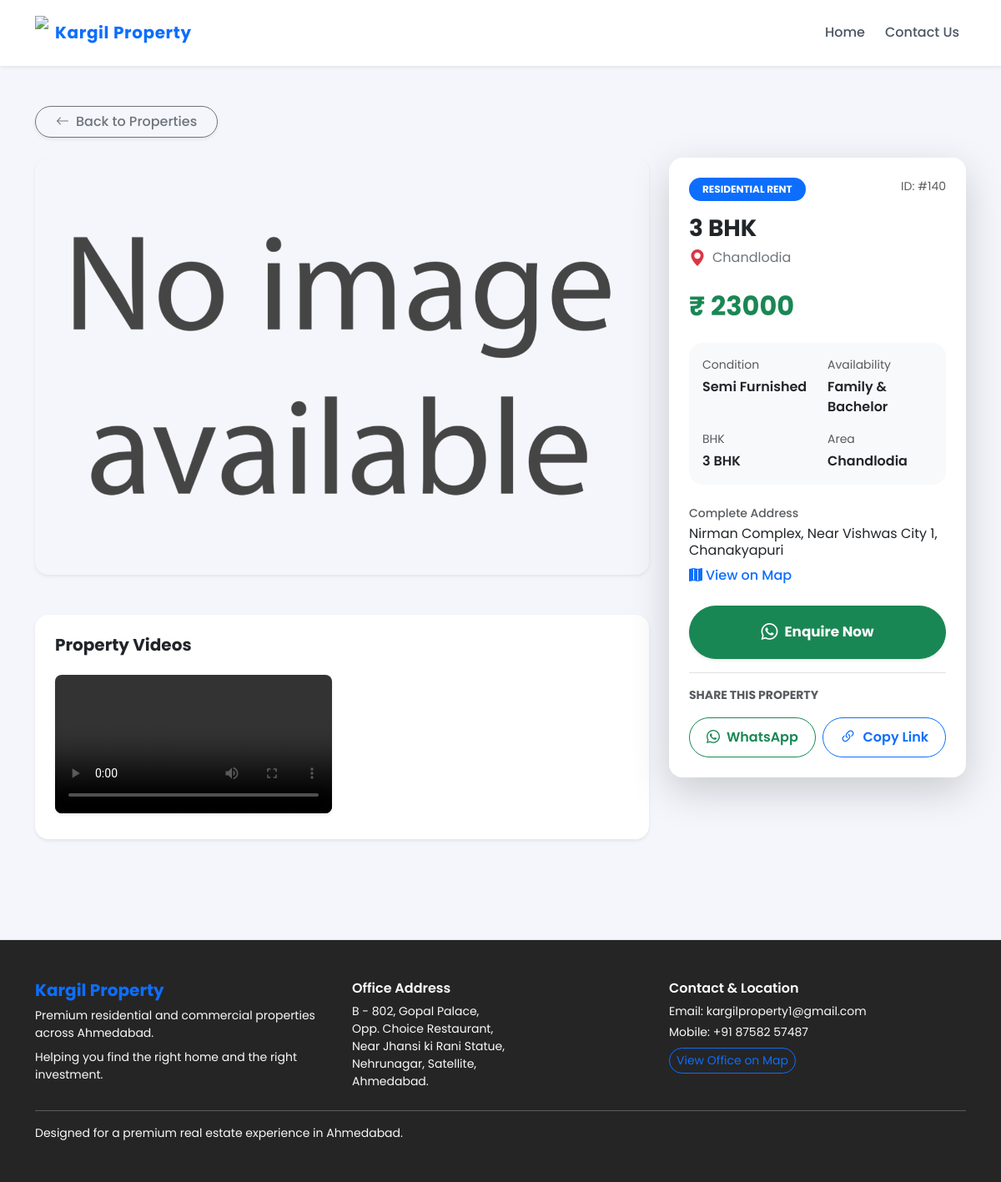
Page /property-details.php?id=140&return=/ on the committed database.
### tables this page shows
CREATE TABLE IF NOT EXISTS `tbl_property` (
  `id` int NOT NULL AUTO_INCREMENT,
  `owner_name` varchar(100) DEFAULT NULL,
  `owner_mobile` varchar(10) DEFAULT NULL,
  `price` varchar(20) DEFAULT NULL,
  `type` varchar(50) DEFAULT NULL,
  `area` varchar(50) DEFAULT NULL,
  `address` varchar(255) DEFAULT NULL,
  `bhk` varchar(20) DEFAULT NULL,
  `property_condition` varchar(50) DEFAULT NULL,
  `availability` varchar(50) DEFAULT NULL,
  `created_by` varchar(100) DEFAULT NULL,
  `address_link` text,
  `description` text,
  `note` text,
  `call_status` enum('DNP','callback','Available') DEFAULT NULL,
  `call_status_date` date DEFAULT NULL,
  `status` enum('pending','approved') DEFAULT 'pending',
  `created_at` timestamp NULL DEFAULT CURRENT_TIMESTAMP,
  PRIMARY KEY (`id`),
  UNIQUE KEY `owner_mobile` (`owner_mobile`)
);

### property-details.php (the view, shortened to what this page needs)
<?php
include "includes/config.php";
$id = (int)($_GET['id'] ?? 0);
$p = null;
if ($id > 0) {
    $stmt = mysqli_prepare(
        $con,
        "SELECT * FROM tbl_property WHERE id = ? AND status='approved' LIMIT 1"
    );
    mysqli_stmt_bind_param($stmt, "i", $id);
    mysqli_stmt_execute($stmt);
    $res = mysqli_stmt_get_result($stmt);
    $p = mysqli_fetch_assoc($res);
}
include "includes/header.php";
$images = [];
$videos = [];
$qv = mysqli_prepare(
    $con,
    "SELECT video FROM tbl_property_videos WHERE property_id=?"
);
mysqli_stmt_bind_param($qv, "i", $id);
mysqli_stmt_execute($qv);
$rv = mysqli_stmt_get_result($qv);
while ($vid = mysqli_fetch_assoc($rv)) {
    $videos[] = $vid['video'];
}
$whatsapp_number = "918758257487";
$message = rawurlencode(
    "Hi, I am interested in Property ID #".$p['id'].
    "\nType: ".$p['type'].
    "\nBHK: ".$p['bhk'].
    "\nArea: ".$p['area'].
    "\nPrice: ₹ ".$p['price']
);
?>
<div class="container container-fluid py-5">
  <div class="mb-4">
    <button id="backBtn" class="btn btn-outline-secondary rounded-pill px-4 shadow-sm fw-medium">
      <i class="bi bi-arrow-left me-2"></i>Back to Properties
    </button>
  </div>
  <div class="row g-4">
    <div class="col-lg-8">
      <div id="carousel" class="carousel slide mb-5 shadow-sm rounded-4 overflow-hidden" data-bs-ride="carousel">
        <div class="carousel-inner">
          <?php if ($images) {
            foreach ($images as $k => $img) { ?>
              <div class="carousel-item <?= $k === 0 ? 'active' : '' ?>">
                <img src="uploads/<?= htmlspecialchars($img) ?>"
                     class="d-block w-100"
                     style="height:500px;object-fit:cover"
                     loading="lazy">
              </div>
          <?php }} else { ?>
            <div class="carousel-item active">
              <img src="assets/images/no_image2.png"
                   class="d-block w-100"
                   style="height:500px;object-fit:cover"
                   loading="lazy">
            </div>
          <?php } ?>
        </div>
      </div>
      <?php if (!empty($videos)) { ?>
      <div class="card shadow-sm border-0 rounded-4 mb-4">
        <div class="card-body p-4">
          <h5 class="fw-bold mb-4 text-dark">Property Videos</h5>
          <div class="row g-4">
            <?php foreach ($videos as $video) { ?>
              <div class="col-md-6">
                <?php if (str_contains($video, 'youtube') || str_contains($video, 'youtu.be')) { ?>
                  <div class="ratio ratio-16x9 rounded-3 overflow-hidden shadow-sm">
                    <iframe src="<?= htmlspecialchars($video) ?>" allowfullscreen></iframe>
                  </div>
                <?php } else { ?>
                  <video controls class="w-100 rounded-3 shadow-sm"
                         style="max-height:250px; object-fit:cover">
                    <source src="uploads/<?= htmlspecialchars($video) ?>" type="video/mp4">
                  </video>
                <?php } ?>
              </div>
            <?php } ?>
          </div>
        </div>
      </div>
      <?php } ?>
    </div>
    <div class="col-lg-4">
      <div class="sticky-top" style="top: 100px; z-index: 1000;">
        <div class="card shadow-lg border-0 rounded-4 mb-4">
          <div class="card-body p-4">
            <div class="d-flex justify-content-between align-items-start mb-2">
              <span class="badge bg-primary text-uppercase px-3 py-2 rounded-pill fs-7">
                <?= htmlspecialchars($p['type']) ?>
              </span>
              <span class="text-muted small">ID: #<?= $p['id'] ?></span>
            </div>
            <h3 class="fw-bold text-dark mt-3 mb-1">
              <?= htmlspecialchars($p['bhk']) ?>
            </h3>
            <p class="text-secondary mb-4 align-items-center d-flex">
              <i class="bi bi-geo-alt-fill text-danger fs-5 me-2"></i>
              <?= htmlspecialchars($p['area']) ?>
            </p>
            <h2 class="text-success fw-bolder mb-4">
              ₹ <?= htmlspecialchars($p['price']) ?>
            </h2>
            <div class="bg-light rounded-4 p-3 mb-4">
              <div class="row gy-3">
                <div class="col-6">
                  <div class="text-muted small mb-1">Condition</div>
                  <div class="fw-semibold text-dark text-capitalize"><?= htmlspecialchars($p['property_condition']) ?></div>
                </div>
                <div class="col-6">
                  <div class="text-muted small mb-1">Availability</div>
                  <div class="fw-semibold text-dark text-capitalize"><?= htmlspecialchars($p['availability']) ?></div>
                </div>
                <div class="col-6">
                  <div class="text-muted small mb-1">BHK</div>
                  <div class="fw-semibold text-dark"><?= htmlspecialchars($p['bhk']) ?></div>
                </div>
                <div class="col-6">
                  <div class="text-muted small mb-1">Area</div>
                  <div class="fw-semibold text-dark"><?= htmlspecialchars($p['area']) ?></div>
                </div>
              </div>
            </div>
            <?php if (!empty($p['address'])) { ?>
              <div class="mb-4">
                <div class="text-muted small mb-1 fw-medium">Complete Address</div>
                <p class="mb-2 text-dark fs-6 lh-sm">
                  <?= nl2br(htmlspecialchars($p['address'])) ?>
                </p>
                <?php if (!empty($p['address_link'])) { ?>
                  <a href="<?= htmlspecialchars($p['address_link']) ?>"
                     target="_blank"
                     class="text-decoration-none text-primary fs-7 fw-medium d-inline-flex align-items-center">
                    <i class="bi bi-map-fill me-1"></i> View on Map
                  </a>
                <?php } ?>
              </div>
            <?php } ?>
            <a href="https://api.whatsapp.com/send?phone=<?= $whatsapp_number ?>&text=<?= $message ?>"
               target="_blank"
               class="btn btn-success fw-bold w-100 py-3 rounded-pill shadow-sm d-flex justify-content-center align-items-center gap-2 mb-3"
               style="font-size: 1.05rem;">
              <i class="bi bi-whatsapp fs-5"></i> Enquire Now
            </a>
            <div class="pt-3 border-top">
              <p class="text-muted small fw-bold text-uppercase mb-3">Share this Property</p>
              <div class="d-flex gap-2">
                <a href="https://api.whatsapp.com/send?text=Check out this property on Kargil Property: <?= rawurlencode('http://' . $_SERVER['HTTP_HOST'] . $_SERVER['REQUEST_URI']) ?>"
                   target="_blank"
                   class="btn btn-outline-success flex-grow-1 rounded-pill d-flex align-items-center justify-content-center gap-2 py-2 small fw-semibold">
                  <i class="bi bi-whatsapp"></i> WhatsApp
                </a>
                <button id="copyShareLink"
                        class="btn btn-outline-primary flex-grow-1 rounded-pill d-flex align-items-center justify-content-center gap-2 py-2 small fw-semibold"
                        data-url="<?= 'http://' . $_SERVER['HTTP_HOST'] . $_SERVER['REQUEST_URI'] ?>">
                  <i class="bi bi-link-45deg fs-5"></i> Copy Link
                </button>
              </div>
            </div>
          </div>
        </div>
      </div>
    </div>
  </div>
</div>
<?php include "includes/footer.php"; ?>

### assets/css/index.css (style rules this page uses)
body { font-family: 'Poppins', -apple-system, BlinkMacSystemFont, 'Segoe UI', sans-serif; background-color: #f5f6fb; color: #111827; overflow-x: hidden; }

### rows in the picture
tbl_property: type "RESIDENTIAL RENT", id "140", bhk "3 BHK", area "Chandlodia", price "23000", property_condition "Semi Furnished", availability "Family & Bachelor", address "Nirman Complex, Near Vishwas City 1, Chanakyapuri"
